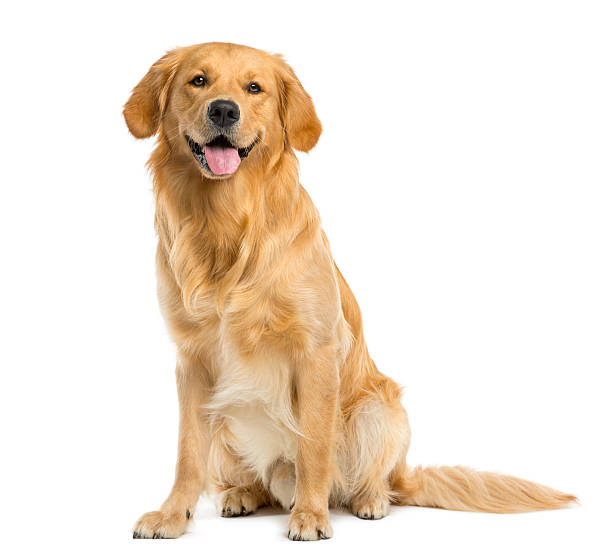
#> input picture ANALISIS_DATOS_PYTHON/NOTEBOOKS/Vision por computador/img/imagentest.jpg, 612 x 558 px
$ jupyter execute --allow-errors 01_DeteccionObjetos.ipynb   (shell and % lines are left out)
#> lines starting #> are read from the running program, lines starting #| are printed output that depends on the picture
# Detección de objetos usando redes preentrenadas &#128248;

En este notebook se va a hacer un detector de objetos en imágenes utilizando una red preentrenada.

Esta técnica utiliza la red MobileNet SSD, que es un modelo ligero de detección de objetos en tiempo real que combina la arquitectura eficiente MobileNet con el detector Single-Shot Multibox Detector (SSD). Diseñado para dispositivos móviles y embebidos, utiliza convoluciones separables en profundidad para equilibrar velocidad y precisión, siendo capaz de detectar 20 clases comunes de objetos (como personas, vehículos, animales) en una sola pasada.

## Características de la red MobileNet SSD.
- **Eficiencia**: Diseñado para alta velocidad de fotogramas (FPS) con bajo consumo de memoria.
- **Arquitectura**: Usa MobileNet como red base (backbone) y SSD para localizar y clasificar objetos.
- **Entrada y Salida**: Generalmente toma imágenes de píxeles.
- **Implementación**: Comúnmente implementado usando Caffe o TensorFlow.

## Proyecto 1: detección objetos en una fotografía.

Requisitos mínimos:

pip install opencv-python

### Importamos librerías.

[cell 1]
import cv2

### Cargamos red DNN MobileNet SSD

[cell 2]
# Arquitectura
prototxt = "./modelos/MobileNetSSD_deploy.prototxt.txt"
# Pesos preentrenados
model = "./modelos/MobileNetSSD_deploy.caffemodel"
# Etiquetas de las clases
classes = {0:"background", 1:"aeroplane", 2:"bicycle",
          3:"bird", 4:"boat",
          5:"bottle", 6:"bus",
          7:"car", 8:"cat",
          9:"chair", 10:"cow",
          11:"diningtable", 12:"dog",
          13:"horse", 14:"motorbike",
          15:"person", 16:"pottedplant",
          17:"sheep", 18:"sofa",
          19:"train", 20:"tvmonitor"}
# Cargar la red
#> (the rest of this cell did not finish here and is left out)

### Cargar imagen y realizar preprocesado

#### BLOB-Concepto
Un `blob` (*Binary Large OBject*) en `OpenCV DNN` es básicamente una imagen preprocesada y formateada para ser consumida por una red neuronal.

En el siguiente código,esto es lo que hace `blobFromImage`
Toma la imagen y aplica varias transformaciones en un solo paso:

1. Reescala los valores de píxel — el parámetro 0.007843 (≈ 1/127.5) multiplica cada píxel para normalizar los valores
2. Resta la media — (127.5, 127.5, 127.5) se resta a cada canal (BGR), centrando los valores alrededor de 0
3. Cambia el orden de dimensiones — de (H, W, C) a (N, C, H, W):

    - N = número de imágenes (batch)
    - C = canales de color
    - H = altura
    - W = ancho

Así pues, la imagen original con formato *Height*, *Widht*, *Channels*(canales de color) - (300, 300, 3) se convierte en otra de formato  (1, 3, 300, 300).

De esta forma se *adapta* el formato a lo que espera la red neuronal (formato 'típico' NCHW) con valores normalizados. Es el modo de que el modelo funcione correctamente, dado que el entrenamiento previo se ha realizado en dicho formato.

En definitiva, se traduce el formato de la imagen original al formato que 'entiende' la red neuronal.

[cell 3]
image = cv2.imread("./img/imagentest.jpg")
#> image is the input picture: shape (558, 612, 3); mean B, G, R 214.2, 228, 240.7
height, width, _ = image.shape
#> height = 558; width = 612
image_resized = cv2.resize(image, (300, 300))
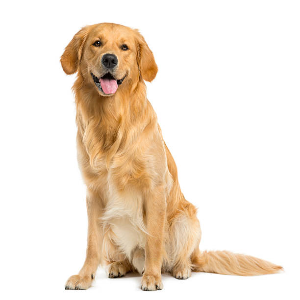
#> image_resized: shape (300, 300, 3); mean B, G, R 214.2, 228, 240.7
# Create a blob
blob = cv2.dnn.blobFromImage(image_resized, 0.007843, (300, 300), (127.5, 127.5, 127.5)) # Normalizamos la imagen y la convertimos a un blob
print("blob.shape:", blob.shape)
#| blob.shape: (1, 3, 300, 300)
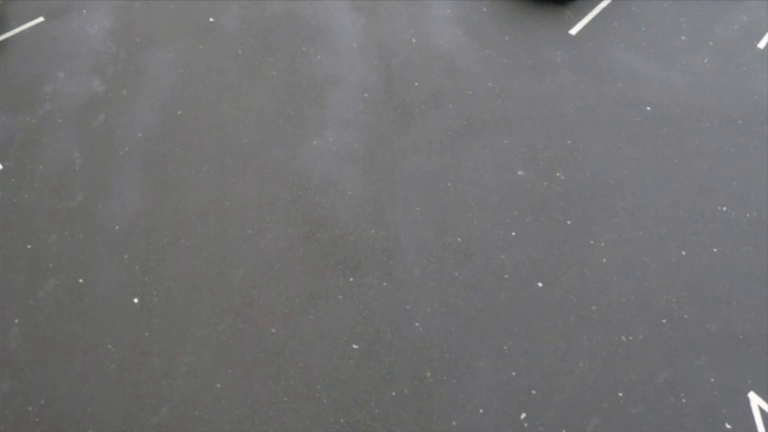
#> input picture frame 37 of ANALISIS_DATOS_PYTHON/NOTEBOOKS/Vision por computador/video/car-detection.mp4, 768 x 432 px
#> further down, frame is the input picture: shape (432, 768, 3); mean B, G, R 114.8, 113.7, 114
#> `frame_resized = cv2.resize(frame, (300, 300))`:
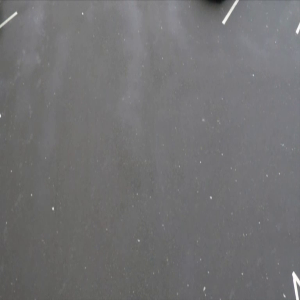
#> frame_resized: shape (300, 300, 3); mean B, G, R 114.7, 113.6, 114

### Detección y predicción

Seguidamente se pasa el blob ya prepocesado a la RN y se ejecuta la inferecia (`detections=net.forward()`), devolviendo las detecciones que la red encuentra.

La variable `detections`tiene una forma (1,1,N,7), donde N es el número posible de detecciones y 7 son los datos de cada una de estas.

El bucle que sigue realiza la iteración sobre cada detección, teniendo en cuenta que `detections[0][0]`elimina las dos primeras dimensiones irrelevantes (batch y placeholder), con lo que se queda un array de (N,7) para cada elemento de `detection`, con la siguiente información:
- [0] --> ID de la imagen dentro del batch.
- [1] --> Clase detectada (número).
- [2] --> Confianza (valor entre 0 y 1).
- [3:7] --> Coordenadas del bounding box (normalizadas entre 0-1)

Filtrado por nivel de confianza, en este caso sólo se procesan las detecciones con un nivel de confianza superior al 45%.
(`if detection[2]>0.45`) intentado evitar posibles *falsos positivos*

Obtención de la etiqueta de la clase. (`label = classes[detection[1]]`); `detection[1]` es un número (ej: 15). Se usa como índice en la lista clases para obtener el nombre legible (ej: "person").

Se calculan las coordenadas del `bounding box`. Al multiplicarlas por `[width, height, width, height]` se convierten a píxeles reales de la imagen original.Las coordenadas que devuelve la red están **normalizadas** entre 0 y 1 (relativas al tamaño de imagen).

Despues se convierten a enteros.

Finalmente, se dibuja la `caja` de color verde(255, 0, 0) sobre la imagen usando las esquinas que se han calculado. El 2 es el grosor del 'borde'. Se escribe la confianza y la etiqueta sobre la imagen, posicionándolo sobre el borde superior de la bounding box.

Las tres últimas líneas nos muestran la imagen, quedando la aplicación a la espera de ser cerrada.

#> (a cell that did not finish here is left out)

## Proyecto 2: detección objetos en un vídeo.

### Cargar el video y preprocesado

[Enlace a videos de prueba](https://github.com/intel-iot-devkit/sample-videos/tree/master)

En este proyecto, lo que se analiza es un video, procediendo a la detección también de objetos.

Lo primero a realizar es capturar el video  usando un objeto cap sobre el fichero mp4, de forma que se pueda leer el vídeo fotograma a fotograma.
El bucle `while` corre indefinidamente.En cada iteración, `cap.read()` lee el siguiente fotograma del video y devuelve dos cosas:

- **ret**: booleano — True si el fotograma se leyó correctamente, False si el video terminó o hubo un error
- **frame**: la imagen del fotograma actual como array numpy.

La linea `if ret == False: break`nos proporciona la condición de parada al finalizar el video.

Se preprocesa el fotograma, de forma similar a lo realizado con la imagen estática, pero ahora realizado sobre cada fotograma. La secuencia es la siguiente:
- Se guarda el tamaño original para luego escalar el bounding box
- Se redimensiona a 300×300 para que la red lo acepte
- Se convierte a blob normalizando los valores de píxel

Lo siguiente es realizar la **detección** y la **predicción**, pasando el blob a la RN y ejecutando la inferencia. Nuevamente, se ejecuta para cada fotograma, por lo que la red realiza la detección de objetos de forma continuada y en ***tiempo real***.

Se dibuja la `bounding box` y se pone la etiqueta y la confianza, pero ahora se dibuja sobre cada frame en lugar de sobre una imagen fija.

Finalmente, se muestra el fotograma y se *escucha* la tecla `ESC` por si el usuario desea salir manualmente del bucle. Para ello espera un milisegundo (`waitKey(1)`), permitiendo que el video *fluya* generando el efecto de video continuo.

Como última medida, se liberan recursos con `cap.release()` y `cv2.destroyAllWindows()`

[cell 5]
cap = cv2.VideoCapture("./video/car-detection.mp4")
#> (the rest of this cell did not finish here and is left out)
